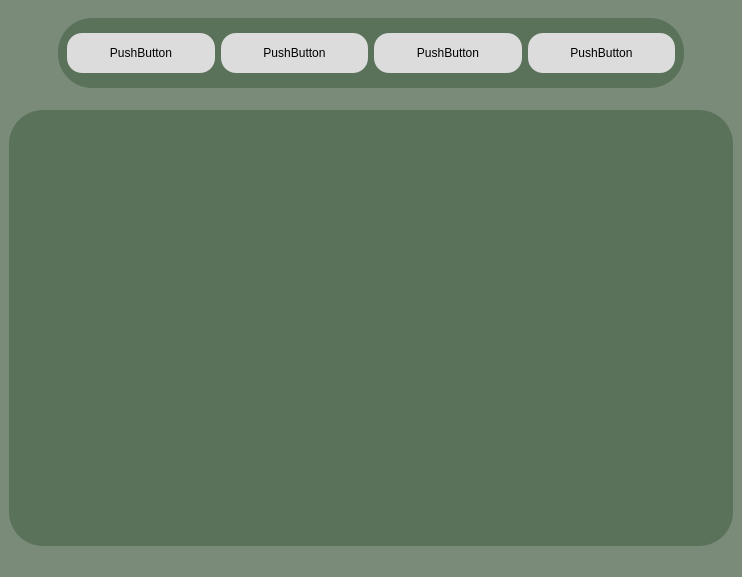
<?xml version="1.0" encoding="UTF-8"?>
<ui version="4.0">
 <class>MainWindow</class>
 <widget class="QMainWindow" name="MainWindow">
  <property name="geometry">
   <rect>
    <x>0</x>
    <y>0</y>
    <width>742</width>
    <height>577</height>
   </rect>
  </property>
  <property name="windowTitle">
   <string>MainWindow</string>
  </property>
  <property name="styleSheet">
   <string notr="true">background-color: rgb(122, 139, 122);</string>
  </property>
  <widget class="QWidget" name="centralwidget">
   <layout class="QVBoxLayout" name="verticalLayout">
    <item>
     <widget class="QWidget" name="widget_3" native="true">
      <property name="minimumSize">
       <size>
        <width>600</width>
        <height>80</height>
       </size>
      </property>
      <property name="maximumSize">
       <size>
        <width>16777215</width>
        <height>80</height>
       </size>
      </property>
      <layout class="QHBoxLayout" name="horizontalLayout_2">
       <item>
        <spacer name="horizontalSpacer">
         <property name="orientation">
          <enum>Qt::Horizontal</enum>
         </property>
         <property name="sizeType">
          <enum>QSizePolicy::Maximum</enum>
         </property>
         <property name="sizeHint" stdset="0">
          <size>
           <width>40</width>
           <height>20</height>
          </size>
         </property>
        </spacer>
       </item>
       <item>
        <widget class="QWidget" name="widget" native="true">
         <property name="minimumSize">
          <size>
           <width>500</width>
           <height>70</height>
          </size>
         </property>
         <property name="styleSheet">
          <string notr="true">QWidget{
background-color: rgb(90, 114, 90);
border-radius: 34px
}
QPushButton{
background-color: rgb(220, 220, 220);
border-radius: 15px
}
QPushButton:hover{
background-color: rgb(255, 255, 255);
}
QPushButton:pressed{
background-color: rgb(128, 128, 128);
}</string>
         </property>
         <layout class="QHBoxLayout" name="horizontalLayout">
          <item>
           <widget class="QPushButton" name="pushButton">
            <property name="minimumSize">
             <size>
              <width>0</width>
              <height>40</height>
             </size>
            </property>
            <property name="text">
             <string>PushButton</string>
            </property>
           </widget>
          </item>
          <item>
           <widget class="QPushButton" name="pushButton_2">
            <property name="minimumSize">
             <size>
              <width>0</width>
              <height>40</height>
             </size>
            </property>
            <property name="text">
             <string>PushButton</string>
            </property>
           </widget>
          </item>
          <item>
           <widget class="QPushButton" name="pushButton_3">
            <property name="minimumSize">
             <size>
              <width>0</width>
              <height>40</height>
             </size>
            </property>
            <property name="text">
             <string>PushButton</string>
            </property>
           </widget>
          </item>
          <item>
           <widget class="QPushButton" name="pushButton_4">
            <property name="minimumSize">
             <size>
              <width>0</width>
              <height>40</height>
             </size>
            </property>
            <property name="text">
             <string>PushButton</string>
            </property>
           </widget>
          </item>
         </layout>
        </widget>
       </item>
       <item>
        <spacer name="horizontalSpacer_2">
         <property name="orientation">
          <enum>Qt::Horizontal</enum>
         </property>
         <property name="sizeType">
          <enum>QSizePolicy::Maximum</enum>
         </property>
         <property name="sizeHint" stdset="0">
          <size>
           <width>40</width>
           <height>20</height>
          </size>
         </property>
        </spacer>
       </item>
      </layout>
     </widget>
    </item>
    <item>
     <spacer name="verticalSpacer">
      <property name="orientation">
       <enum>Qt::Vertical</enum>
      </property>
      <property name="sizeType">
       <enum>QSizePolicy::Maximum</enum>
      </property>
      <property name="sizeHint" stdset="0">
       <size>
        <width>20</width>
        <height>15</height>
       </size>
      </property>
     </spacer>
    </item>
    <item>
     <widget class="QWidget" name="widget_2" native="true">
      <property name="minimumSize">
       <size>
        <width>400</width>
        <height>400</height>
       </size>
      </property>
      <property name="maximumSize">
       <size>
        <width>16777215</width>
        <height>700</height>
       </size>
      </property>
      <property name="styleSheet">
       <string notr="true">QWidget{
background-color: rgb(90, 114, 90);
border-radius: 34px
}</string>
      </property>
     </widget>
    </item>
   </layout>
  </widget>
  <widget class="QMenuBar" name="menubar">
   <property name="geometry">
    <rect>
     <x>0</x>
     <y>0</y>
     <width>742</width>
     <height>18</height>
    </rect>
   </property>
  </widget>
  <widget class="QStatusBar" name="statusbar"/>
 </widget>
 <resources/>
 <connections/>
</ui>
